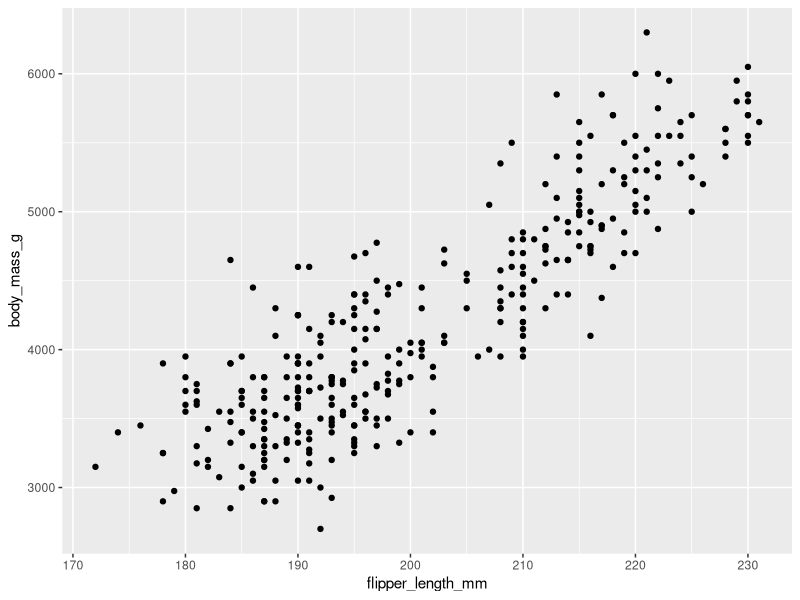
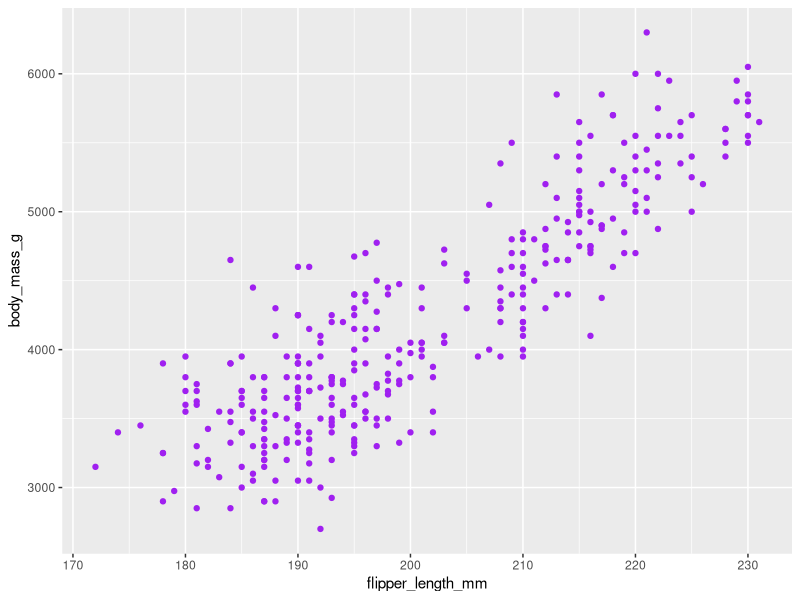
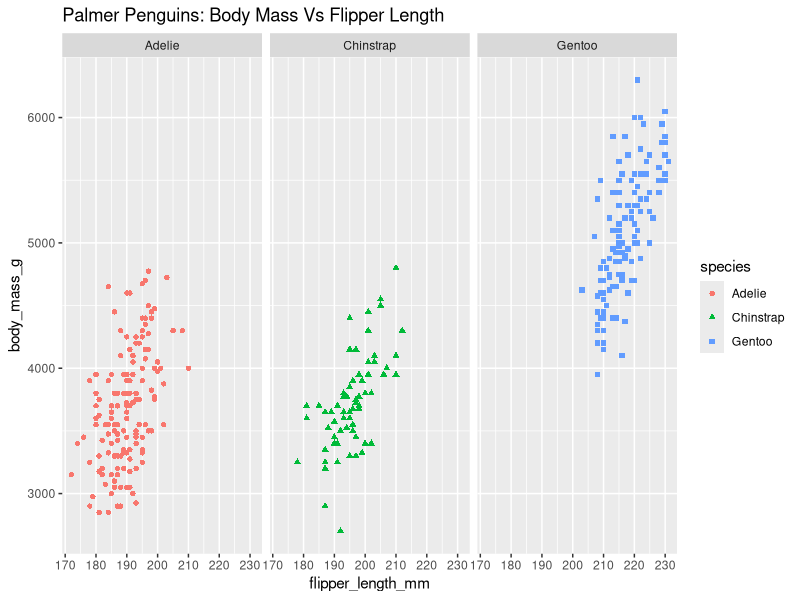

Write the R code that produced these figures, in order.
install.packages("palmerpenguins")
library("palmerpenguins")
install.packages("ggplot2")
library("ggplot2")
ggplot(data=penguins,aes(x=flipper_length_mm,y=body_mass_g)) + geom_point()
ggplot(data=penguins,aes(x=flipper_length_mm,y=body_mass_g)) + geom_point(color="purple")
ggplot(data=penguins,aes(x=flipper_length_mm,y=body_mass_g)) + geom_point(aes(color=species,shape=species)) + facet_wrap(~species) + labs(title="Palmer Penguins: Body Mass Vs Flipper Length")
